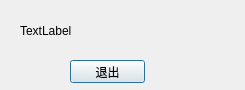
<?xml version="1.0" encoding="UTF-8"?>
<ui version="4.0">
 <class>NotifyDialog</class>
 <widget class="QDialog" name="NotifyDialog">
  <property name="geometry">
   <rect>
    <x>0</x>
    <y>0</y>
    <width>245</width>
    <height>90</height>
   </rect>
  </property>
  <property name="windowTitle">
   <string>Dialog</string>
  </property>
  <widget class="QLabel" name="label">
   <property name="geometry">
    <rect>
     <x>20</x>
     <y>20</y>
     <width>211</width>
     <height>21</height>
    </rect>
   </property>
   <property name="text">
    <string>TextLabel</string>
   </property>
  </widget>
  <widget class="QPushButton" name="pushButton">
   <property name="geometry">
    <rect>
     <x>70</x>
     <y>60</y>
     <width>75</width>
     <height>23</height>
    </rect>
   </property>
   <property name="text">
    <string>退出</string>
   </property>
  </widget>
 </widget>
 <resources/>
 <connections/>
</ui>
